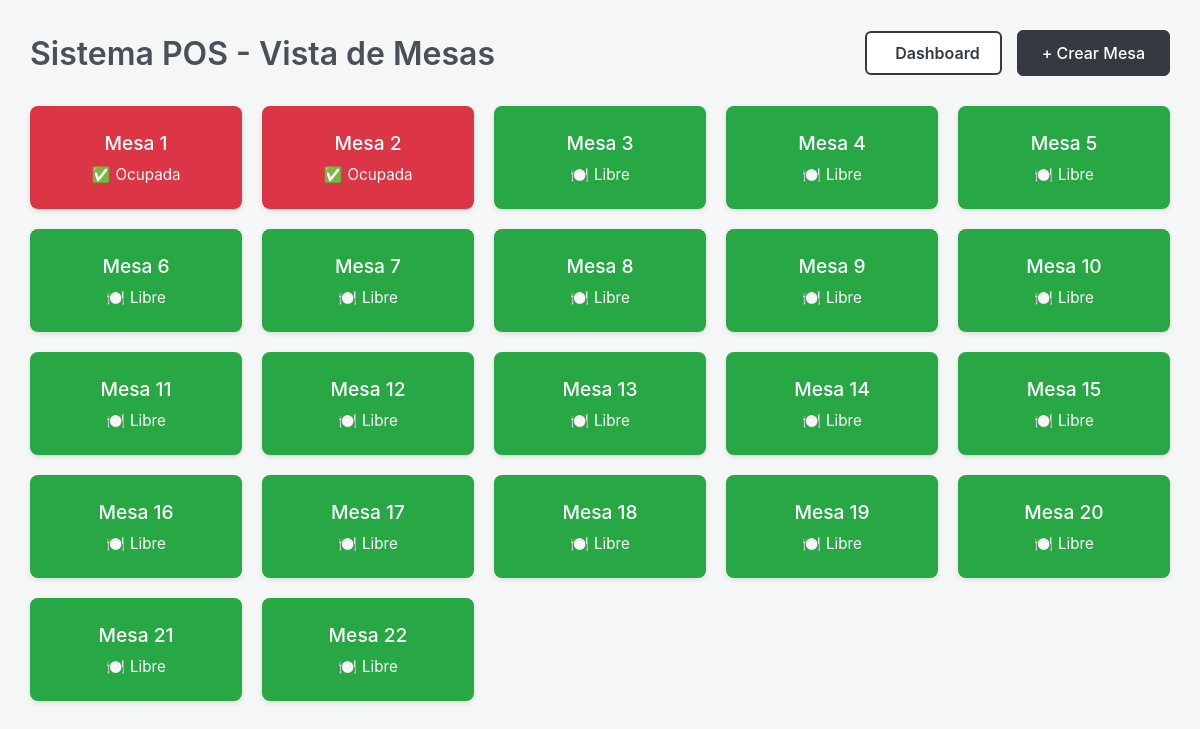
The app's page / (signed in), older data.
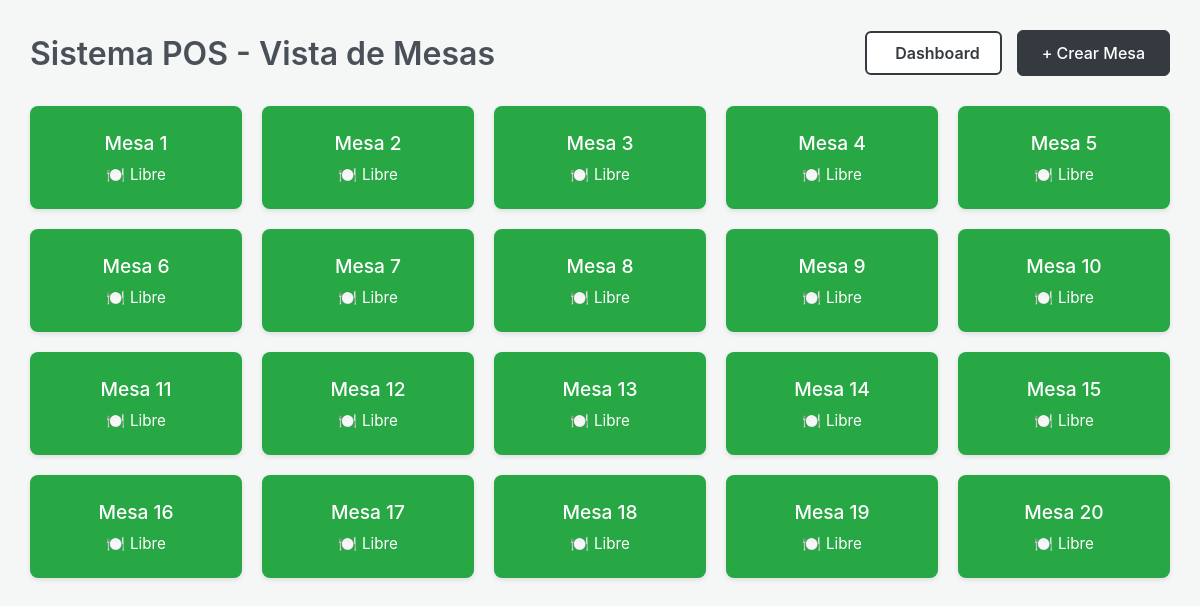
The same page, newer data.
### tables/models.py (models this page shows, shortened)
class Table(models.Model):
    number = models.PositiveIntegerField(unique=True, verbose_name="Número de Mesa")
    is_occupied = models.BooleanField(default=False, verbose_name="¿Ocupada?")
    class Meta:
        ordering = ['number']

### tables/views.py (the view)
# urls.py: path('', views.index, name='index'),
def index(request):
    initialize_tables_if_empty()
    obtener_tasa_bcv()
    tables = Table.objects.all()
    return render(request, 'tables/index.html', {'tables': tables})

### core/context_processors.py (called while the page is built)
def configuracion_global(request):
    return {
        'config': Configuracion.get_solo()
    }

### core/models.py (called while the page is built)
    @classmethod
    def get_solo(cls):
        obj, created = cls.objects.get_or_create(id=1)
        return obj

### tables/views.py (called while the page is built)
def initialize_tables_if_empty():
    if Table.objects.count() == 0:
        tables_to_create = []
        for i in range(1, 21):
            tables_to_create.append(Table(number=i))
        Table.objects.bulk_create(tables_to_create)

### tables/templates/tables/index.html (shortened to what this page needs)
{% load static %}
<!DOCTYPE html>
<html lang="es">
<head>
    <link rel="stylesheet" href="{% static 'css/style.css' %}">
</head>
<body>
    <div class="app-container">
        <header class="app-header">
            <h1>Sistema POS - Vista de Mesas</h1>
            <div class="header-actions">
                <a href="{% url 'panel_control' %}" class="btn-secondary">
                     Dashboard
                </a>
                <a href="{% url 'create_table' %}" class="add-btn">
                    + Crear Mesa
                </a>
            </div>
        </header>
        <main class="tables-grid">
            {% for table in tables %}
                <a href="{% url 'table_order' table.id %}" class="table-link-wrapper">
                    {% if table.solicitud_pago %}
                        <div class="table-card" style="background-color: #fff3cd; border-color: #ffc107;">
                            <div class="table-content">
                                <h3 style="color: #856404;">Mesa {{ table.number }}</h3>
                                <div class="status-indicator">
                                    <span class="icon">💰</span> <b style="color: #856404;">Pagando...</b>
                                </div>
                            </div>
                        </div>
                    {% elif table.is_occupied %}
                        <div class="table-card occupied">
                            <div class="table-content">
                                <h3>Mesa {{ table.number }}</h3>
                                <div class="status-indicator">
                                    <span class="icon">✅</span> Ocupada
                                </div>
                            </div>
                        </div>
                    {% else %}
                        <div class="table-card free">
                            <div class="table-content">
                                <h3>Mesa {{ table.number }}</h3>
                                <div class="status-indicator">
                                    <span class="icon">🍽️</span> Libre
                                </div>
                            </div>
                        </div>
                    {% endif %}
                </a>
            {% endfor %}
        </main>
    </div>
</body>
</html>

Row changes from the older to the newer data that the page shows:
removed Table: number "21"
removed Table: number "22"
changed Table (number 1 of 20 on the later page): is_occupied "✅ Ocupada" → "🍽️ Libre"
changed Table (number 2 of 20 on the later page): is_occupied "✅ Ocupada" → "🍽️ Libre"
